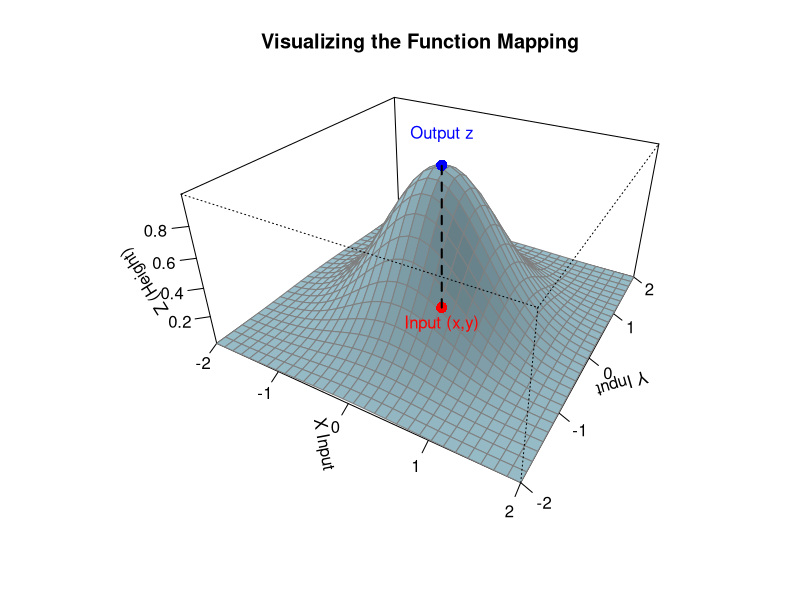
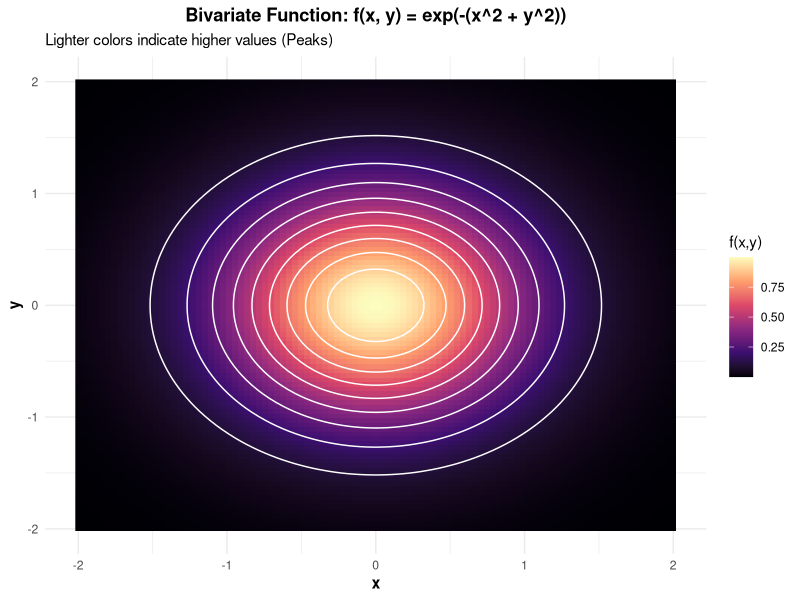

Here is the R script that generated these plots, in order:
## ---- chunk 1
# This chunk sets up the environment.
knitr::opts_chunk$set(echo = FALSE, warning = FALSE, message = FALSE, fig.align="center")

library(ggplot2)
library(gridExtra)

# Common plotting theme for consistency
common_theme <- theme_minimal() + 
                theme(axis.title = element_text(face="bold"),
                      plot.title = element_text(face="bold", hjust = 0.5))

## ---- chunk 2
# 1. Define the function (Gaussian Bell)
f <- function(x, y) { exp(-(x^2 + y^2)) }

# 2. Create the grid
x <- seq(-2, 2, length.out = 30)
y <- seq(-2, 2, length.out = 30)
z <- outer(x, y, f)

# 3. Setup the 3D Plot
# We save the result to 'pmat' (projection matrix) so we can add points later
pmat <- persp(x, y, z,
              theta = 30, phi = 30, expand = 0.5, border = "gray50",
              col = "lightblue", shade = 0.2, ticktype = "detailed",
              xlab = "X Input", ylab = "Y Input", zlab = "Z (Height)",
              main = "Visualizing the Function Mapping")

# 4. Choose a specific input point (x0, y0)
x0 <- 0
y0 <- 0
z0 <- f(x0, y0) # The resulting height

# 5. Add the illustrative elements using trans3d
#    (trans3d converts 3D coordinates to the 2D screen coordinates of the plot)

# A. Draw the Input Point on the "floor" (z = 0 plane)
points(trans3d(x0, y0, 0, pmat), col = "red", pch = 16, cex = 1.5)
text(trans3d(x0, y0, 0, pmat), labels = "Input (x,y)", pos = 1, col="red")

# B. Draw the Output Point on the surface
points(trans3d(x0, y0, z0, pmat), col = "blue", pch = 16, cex = 1.5)
text(trans3d(x0, y0, z0 + 0.1, pmat), labels = "Output z", pos = 3, col="blue")

# C. Draw the connecting vertical dashed line
lines(trans3d(c(x0, x0), c(y0, y0), c(0, z0), pmat), 
      col = "black", lty = "dashed", lwd = 2)
## ---- chunk 3
# 1. Create a grid of x and y values
grid_range <- seq(-2, 2, length.out = 100)
df_bi <- expand.grid(x = grid_range, y = grid_range)

# 2. Calculate z = f(x,y)
df_bi$z <- exp(-(df_bi$x^2 + df_bi$y^2))

# 3. Plot
ggplot(df_bi, aes(x = x, y = y, z = z)) +
  # Heatmap (fill)
  geom_raster(aes(fill = z)) +
  # Contour lines
  geom_contour(color = "white", bins = 10) +
  scale_fill_viridis_c(option = "magma") +
  labs(title = "Bivariate Function: f(x, y) = exp(-(x^2 + y^2))",
       subtitle = "Lighter colors indicate higher values (Peaks)",
       fill = "f(x,y)") +
  common_theme
